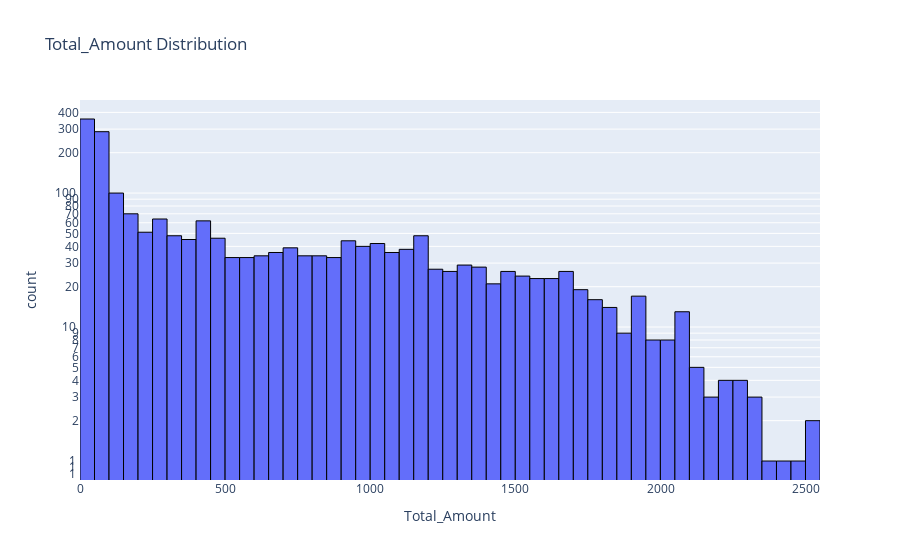

Notebook code for this chart:
### Markdown cell above
Histogram Total Amount

### Code cell
import plotly.graph_objects as go

# Create histogram with more bins
fig = go.Figure(data=[go.Histogram(
    x=df['Total_Amount'],
    nbinsx=100,  # Increase the number of bins to make bars narrower
    marker=dict(
        color='#636efa',
        line=dict(
            color='#000000',
            width=1
        )
    )
)])

# Update layout
fig.update_layout(
    title='Total_Amount Distribution',
    xaxis_title='Total_Amount',
    yaxis_title='count',
    bargap=0,  # Set bargap to 0 to remove gaps between bars
    yaxis_type='log',  # Optional: Use log scale for y-axis if needed
    yaxis=dict(tickformat='d')  # Display full numbers on y-axis
)

# Show plot
fig.show()

### Figure 1 — Plotly figure (JSON) as saved in the notebook; plotly's stock layout.template omitted (floating-point values rounded to 4 significant figures; data arrays with more than 128 entries replaced by an {"elided": "..."} marker saying what was removed)
{"data": [{"marker": {"color": "#636efa", "line": {"color": "#000000", "width": 1}}, "nbinsx": 100, "type": "histogram", "x": {"elided": "2035 int values"}}], "layout": {"bargap": 0, "title": {"text": "Total_Amount Distribution"}, "xaxis": {"title": {"text": "Total_Amount"}}, "yaxis": {"tickformat": "d", "title": {"text": "count"}, "type": "log"}}}
